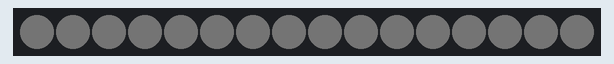
This sketch was run on a simulated Arduino Uno, built with avr-gcc and run on an emulated ATmega328P. Parts: 16 RGB LEDs in strip order, left to right. Dim RGB values are drawn brighter than linear.

Above: at 0.07 s.
At 1.13 s:
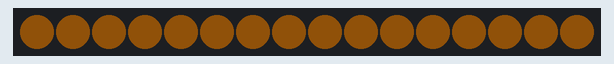
At 1.74 s:
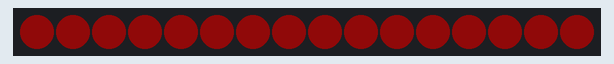
At 3.7 s:
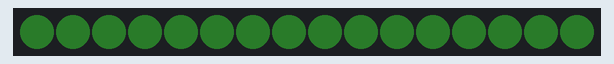

Measured:
- by itself, everything shown: repeats every 3.3 s, in 22 steps

The sketch:

RGBW-16-for-loop.ino
```cpp
// RGBW (Red Green Blue White Neo-Pixel starter code
// 16 LEDS  increment
// CW Coleman 170413

#include <Adafruit_NeoPixel.h>
#ifdef __AVR__
  #include <avr/power.h>
#endif
#define PIN 6

#define NUM_LEDS 16

#define BRIGHTNESS 25

Adafruit_NeoPixel strip = Adafruit_NeoPixel(NUM_LEDS, PIN, NEO_GRBW + NEO_KHZ800);


void setup() {
  Serial.begin(200);
  strip.setBrightness(BRIGHTNESS);
  strip.begin();
  strip.show(); // Initialize all pixels to 'off'
}

// Initialize some variables for the void loop()
int red = 0, green= 0, blue = 0, white = 10;
int wait = 150;
int led = 0;
int i;

void loop() {

  for ( led = 0; led < 16; led++){
    strip.setPixelColor(led, red, green , blue, white);
  }//end of for loop
    strip.show();
    delay(wait);
    red = red + 155;
    green = green + 12;
    blue = blue + 155;
    white = white + 0;

    if (red > 250) red = 0;
    if (green > 125) green = 0;
    if (blue > 45) blue = 0;
    if (white > 150) white = 0;

    if (red < 0) red = 125;
    if (green  < 0) green = 125;
    if (blue < 0) blue = 125;
    if (white  < 0 ) white = 120;
}
```
